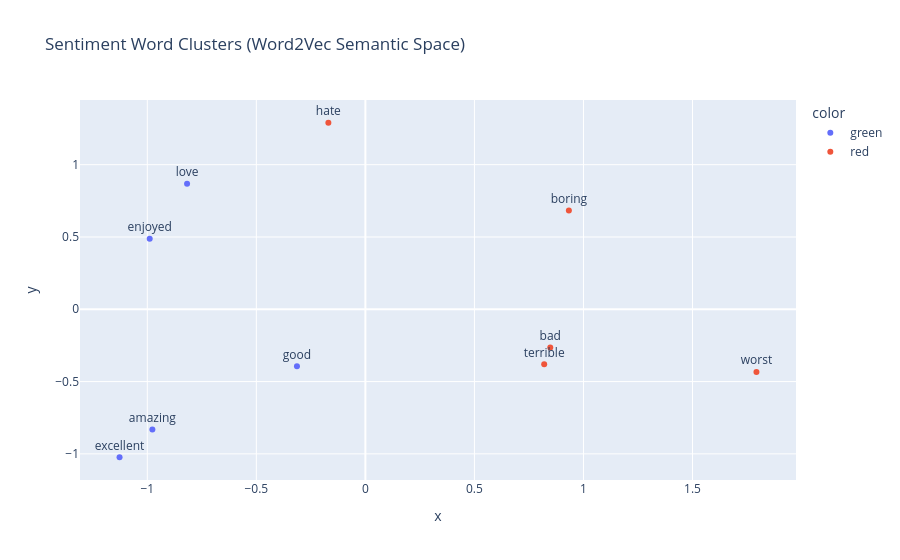

Notebook code cell kept with this figure:
### Markdown cell above
**Insight:**  
Unlike TF-IDF (which counts words), Word2Vec captures relationships between words.  
For instance, “excellent” and “great” have high cosine similarity even if they never co-occur.

✅ Classical NLP → Sparse Frequency Vectors  
✅ Hybrid NLP → Dense Semantic Embeddings  
✅ Deep NLP → Contextualized Word Representations (Transformers)

### Code cell
positive_words = ["good", "excellent", "amazing", "love", "enjoyed"]
negative_words = ["bad", "terrible", "boring", "hate", "worst"]

words = positive_words + negative_words
vecs = np.array([w2v_model.wv[w] for w in words if w in w2v_model.wv])
pca = PCA(n_components=2)
coords = pca.fit_transform(vecs)

colors = ["green"]*len(positive_words) + ["red"]*len(negative_words)

fig = px.scatter(
    x=coords[:,0], y=coords[:,1], text=words, color=colors,
    title="Sentiment Word Clusters (Word2Vec Semantic Space)"
)
fig.update_traces(textposition="top center")
fig.show()

### Figure 1 — Plotly figure (JSON) as saved in the notebook; plotly's stock layout.template omitted (floating-point values rounded to 4 significant figures)
{"data": [{"hovertemplate": "color=green<br>x=%{x}<br>y=%{y}<br>text=%{text}<extra></extra>", "legendgroup": "green", "marker": {"color": "#636efa", "symbol": "circle"}, "mode": "markers+text", "name": "green", "orientation": "v", "showlegend": true, "text": ["good", "excellent", "amazing", "love", "enjoyed"], "textposition": "top center", "type": "scatter", "x": [-0.3138, -1.127, -0.9767, -0.8176, -0.989], "xaxis": "x", "y": [-0.3947, -1.023, -0.8319, 0.8684, 0.4884], "yaxis": "y"}, {"hovertemplate": "color=red<br>x=%{x}<br>y=%{y}<br>text=%{text}<extra></extra>", "legendgroup": "red", "marker": {"color": "#EF553B", "symbol": "circle"}, "mode": "markers+text", "name": "red", "orientation": "v", "showlegend": true, "text": ["bad", "terrible", "boring", "hate", "worst"], "textposition": "top center", "type": "scatter", "x": [0.8479, 0.8199, 0.9331, -0.1698, 1.793], "xaxis": "x", "y": [-0.2648, -0.3808, 0.6828, 1.29, -0.434], "yaxis": "y"}], "layout": {"legend": {"title": {"text": "color"}, "tracegroupgap": 0}, "title": {"text": "Sentiment Word Clusters (Word2Vec Semantic Space)"}, "xaxis": {"anchor": "y", "domain": [0, 1], "title": {"text": "x"}}, "yaxis": {"anchor": "x", "domain": [0, 1], "title": {"text": "y"}}}}
